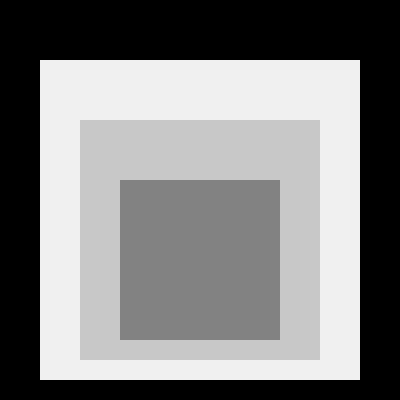
Frame 1 (no input)
Frame 60 (no input): identical to frame 1, image omitted
Frame 120 (the mouse pressed at the canvas centre since frame 60): identical to frame 1, image omitted

The p5.js sketch that drew this single still picture (run headless with seeded random() and noise() and a simulated clock; from frame 60 on, the mouse is pressed at the canvas centre):

// p5.js sketch
// ── sketch.js
function setup() {
  createCanvas(400, 400);
}

function draw() {
  background(0);
  noStroke();

  fill(240);
  rect(40,60,320,320);

  fill(200);
  rect(80,120,240,240);

  fill(130);
  rect(120,180,160,160);
}
